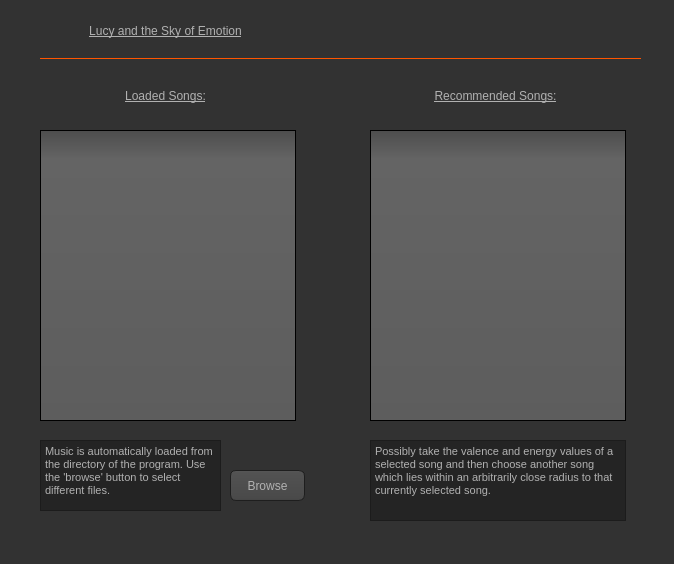
<?xml version="1.0" encoding="UTF-8"?>
<ui version="4.0">
 <class>musicGUI</class>
 <widget class="QDialog" name="musicGUI">
  <property name="enabled">
   <bool>true</bool>
  </property>
  <property name="geometry">
   <rect>
    <x>0</x>
    <y>0</y>
    <width>674</width>
    <height>564</height>
   </rect>
  </property>
  <property name="minimumSize">
   <size>
    <width>674</width>
    <height>564</height>
   </size>
  </property>
  <property name="maximumSize">
   <size>
    <width>674</width>
    <height>564</height>
   </size>
  </property>
  <property name="windowTitle">
   <string>Music GUI</string>
  </property>
  <property name="styleSheet">
   <string notr="true">QToolTip
{
     border: 1px solid black;
     background-color: #ffa02f;
     padding: 1px;
     border-radius: 3px;
     opacity: 100;
}

QWidget
{
    color: #b1b1b1;
    background-color: #323232;
}

QWidget:item:hover
{
    background-color: QLinearGradient( x1: 0, y1: 0, x2: 0, y2: 1, stop: 0 #ffa02f, stop: 1 #ca0619);
    color: #000000;
}

QWidget:item:selected
{
    background-color: QLinearGradient( x1: 0, y1: 0, x2: 0, y2: 1, stop: 0 #ffa02f, stop: 1 #d7801a);
}

QMenuBar::item
{
    background: transparent;
}

QMenuBar::item:selected
{
    background: transparent;
    border: 1px solid #ffaa00;
}

QMenuBar::item:pressed
{
    background: #444;
    border: 1px solid #000;
    background-color: QLinearGradient(
        x1:0, y1:0,
        x2:0, y2:1,
        stop:1 #212121,
        stop:0.4 #343434/*,
        stop:0.2 #343434,
        stop:0.1 #ffaa00*/
    );
    margin-bottom:-1px;
    padding-bottom:1px;
}

QMenu
{
    border: 1px solid #000;
}

QMenu::item
{
    padding: 2px 20px 2px 20px;
}

QMenu::item:selected
{
    color: #000000;
}

QWidget:disabled
{
    color: #404040;
    background-color: #323232;
}

QAbstractItemView
{
    background-color: QLinearGradient( x1: 0, y1: 0, x2: 0, y2: 1, stop: 0 #4d4d4d, stop: 0.1 #646464, stop: 1 #5d5d5d);
}

QWidget:focus
{
    /*border: 2px solid QLinearGradient( x1: 0, y1: 0, x2: 0, y2: 1, stop: 0 #ffa02f, stop: 1 #d7801a);*/
}

QLineEdit
{
    background-color: QLinearGradient( x1: 0, y1: 0, x2: 0, y2: 1, stop: 0 #4d4d4d, stop: 0 #646464, stop: 1 #5d5d5d);
    padding: 1px;
    border-style: solid;
    border: 1px solid #1e1e1e;
    border-radius: 5;
}

QPushButton
{
    color: #b1b1b1;
    background-color: QLinearGradient( x1: 0, y1: 0, x2: 0, y2: 1, stop: 0 #565656, stop: 0.1 #525252, stop: 0.5 #4e4e4e, stop: 0.9 #4a4a4a, stop: 1 #464646);
    border-width: 1px;
    border-color: #1e1e1e;
    border-style: solid;
    border-radius: 6;
    padding: 3px;
    font-size: 12px;
    padding-left: 5px;
    padding-right: 5px;
}

QPushButton:pressed
{
    background-color: QLinearGradient( x1: 0, y1: 0, x2: 0, y2: 1, stop: 0 #2d2d2d, stop: 0.1 #2b2b2b, stop: 0.5 #292929, stop: 0.9 #282828, stop: 1 #252525);
}

QComboBox
{
    selection-background-color: #ffaa00;
    background-color: QLinearGradient( x1: 0, y1: 0, x2: 0, y2: 1, stop: 0 #565656, stop: 0.1 #525252, stop: 0.5 #4e4e4e, stop: 0.9 #4a4a4a, stop: 1 #464646);
    border-style: solid;
    border: 1px solid #1e1e1e;
    border-radius: 5;
}

QComboBox:hover,QPushButton:hover
{
    border: 2px solid QLinearGradient( x1: 0, y1: 0, x2: 0, y2: 1, stop: 0 #ffa02f, stop: 1 #d7801a);
}


QComboBox:on
{
    padding-top: 3px;
    padding-left: 4px;
    background-color: QLinearGradient( x1: 0, y1: 0, x2: 0, y2: 1, stop: 0 #2d2d2d, stop: 0.1 #2b2b2b, stop: 0.5 #292929, stop: 0.9 #282828, stop: 1 #252525);
    selection-background-color: #ffaa00;
}

QComboBox QAbstractItemView
{
    border: 2px solid darkgray;
    selection-background-color: QLinearGradient( x1: 0, y1: 0, x2: 0, y2: 1, stop: 0 #ffa02f, stop: 1 #d7801a);
}

QComboBox::drop-down
{
     subcontrol-origin: padding;
     subcontrol-position: top right;
     width: 15px;

     border-left-width: 0px;
     border-left-color: darkgray;
     border-left-style: solid; /* just a single line */
     border-top-right-radius: 3px; /* same radius as the QComboBox */
     border-bottom-right-radius: 3px;
 }

QComboBox::down-arrow
{
     image: url(:/down_arrow.png);
}

QGroupBox:focus
{
border: 2px solid QLinearGradient( x1: 0, y1: 0, x2: 0, y2: 1, stop: 0 #ffa02f, stop: 1 #d7801a);
}

QTextEdit:focus
{
    border: 2px solid QLinearGradient( x1: 0, y1: 0, x2: 0, y2: 1, stop: 0 #ffa02f, stop: 1 #d7801a);
}

QScrollBar:horizontal {
     border: 1px solid #222222;
     background: QLinearGradient( x1: 0, y1: 0, x2: 0, y2: 1, stop: 0.0 #121212, stop: 0.2 #282828, stop: 1 #484848);
     height: 7px;
     margin: 0px 16px 0 16px;
}

QScrollBar::handle:horizontal
{
      background: QLinearGradient( x1: 0, y1: 0, x2: 1, y2: 0, stop: 0 #ffa02f, stop: 0.5 #d7801a, stop: 1 #ffa02f);
      min-height: 20px;
      border-radius: 2px;
}

QScrollBar::add-line:horizontal {
      border: 1px solid #1b1b19;
      border-radius: 2px;
      background: QLinearGradient( x1: 0, y1: 0, x2: 1, y2: 0, stop: 0 #ffa02f, stop: 1 #d7801a);
      width: 14px;
      subcontrol-position: right;
      subcontrol-origin: margin;
}

QScrollBar::sub-line:horizontal {
      border: 1px solid #1b1b19;
      border-radius: 2px;
      background: QLinearGradient( x1: 0, y1: 0, x2: 1, y2: 0, stop: 0 #ffa02f, stop: 1 #d7801a);
      width: 14px;
     subcontrol-position: left;
     subcontrol-origin: margin;
}

QScrollBar::right-arrow:horizontal, QScrollBar::left-arrow:horizontal
{
      border: 1px solid black;
      width: 1px;
      height: 1px;
      background: white;
}

QScrollBar::add-page:horizontal, QScrollBar::sub-page:horizontal
{
      background: none;
}

QScrollBar:vertical
{
      background: QLinearGradient( x1: 0, y1: 0, x2: 1, y2: 0, stop: 0.0 #121212, stop: 0.2 #282828, stop: 1 #484848);
      width: 7px;
      margin: 16px 0 16px 0;
      border: 1px solid #222222;
}

QScrollBar::handle:vertical
{
      background: QLinearGradient( x1: 0, y1: 0, x2: 0, y2: 1, stop: 0 #ffa02f, stop: 0.5 #d7801a, stop: 1 #ffa02f);
      min-height: 20px;
      border-radius: 2px;
}

QScrollBar::add-line:vertical
{
      border: 1px solid #1b1b19;
      border-radius: 2px;
      background: QLinearGradient( x1: 0, y1: 0, x2: 0, y2: 1, stop: 0 #ffa02f, stop: 1 #d7801a);
      height: 14px;
      subcontrol-position: bottom;
      subcontrol-origin: margin;
}

QScrollBar::sub-line:vertical
{
      border: 1px solid #1b1b19;
      border-radius: 2px;
      background: QLinearGradient( x1: 0, y1: 0, x2: 0, y2: 1, stop: 0 #d7801a, stop: 1 #ffa02f);
      height: 14px;
      subcontrol-position: top;
      subcontrol-origin: margin;
}

QScrollBar::up-arrow:vertical, QScrollBar::down-arrow:vertical
{
      border: 1px solid black;
      width: 1px;
      height: 1px;
      background: white;
}


QScrollBar::add-page:vertical, QScrollBar::sub-page:vertical
{
      background: none;
}

QTextEdit
{
    background-color: #242424;
}

QPlainTextEdit
{
    background-color: #242424;
}

QHeaderView::section
{
    background-color: QLinearGradient(x1:0, y1:0, x2:0, y2:1, stop:0 #616161, stop: 0.5 #505050, stop: 0.6 #434343, stop:1 #656565);
    color: white;
    padding-left: 4px;
    border: 1px solid #6c6c6c;
}

QCheckBox:disabled
{
color: #414141;
}

QDockWidget::title
{
    text-align: center;
    spacing: 3px; /* spacing between items in the tool bar */
    background-color: QLinearGradient(x1:0, y1:0, x2:0, y2:1, stop:0 #323232, stop: 0.5 #242424, stop:1 #323232);
}

QDockWidget::close-button, QDockWidget::float-button
{
    text-align: center;
    spacing: 1px; /* spacing between items in the tool bar */
    background-color: QLinearGradient(x1:0, y1:0, x2:0, y2:1, stop:0 #323232, stop: 0.5 #242424, stop:1 #323232);
}

QDockWidget::close-button:hover, QDockWidget::float-button:hover
{
    background: #242424;
}

QDockWidget::close-button:pressed, QDockWidget::float-button:pressed
{
    padding: 1px -1px -1px 1px;
}

QMainWindow::separator
{
    background-color: QLinearGradient(x1:0, y1:0, x2:0, y2:1, stop:0 #161616, stop: 0.5 #151515, stop: 0.6 #212121, stop:1 #343434);
    color: white;
    padding-left: 4px;
    border: 1px solid #4c4c4c;
    spacing: 3px; /* spacing between items in the tool bar */
}

QMainWindow::separator:hover
{

    background-color: QLinearGradient(x1:0, y1:0, x2:0, y2:1, stop:0 #d7801a, stop:0.5 #b56c17 stop:1 #ffa02f);
    color: white;
    padding-left: 4px;
    border: 1px solid #6c6c6c;
    spacing: 3px; /* spacing between items in the tool bar */
}

QToolBar::handle
{
     spacing: 3px; /* spacing between items in the tool bar */
     background: url(:/images/handle.png);
}

QMenu::separator
{
    height: 2px;
    background-color: QLinearGradient(x1:0, y1:0, x2:0, y2:1, stop:0 #161616, stop: 0.5 #151515, stop: 0.6 #212121, stop:1 #343434);
    color: white;
    padding-left: 4px;
    margin-left: 10px;
    margin-right: 5px;
}

QProgressBar
{
    border: 2px solid grey;
    border-radius: 5px;
    text-align: center;
}

QProgressBar::chunk
{
    background-color: #d7801a;
    width: 2.15px;
    margin: 0.5px;
}

QTabBar::tab {
    color: #b1b1b1;
    border: 1px solid #444;
    border-bottom-style: none;
    background-color: #323232;
    padding-left: 10px;
    padding-right: 10px;
    padding-top: 3px;
    padding-bottom: 2px;
    margin-right: -1px;
}

QTabWidget::pane {
    border: 1px solid #444;
    top: 1px;
}

QTabBar::tab:last
{
    margin-right: 0; /* the last selected tab has nothing to overlap with on the right */
    border-top-right-radius: 3px;
}

QTabBar::tab:first:!selected
{
 margin-left: 0px; /* the last selected tab has nothing to overlap with on the right */


    border-top-left-radius: 3px;
}

QTabBar::tab:!selected
{
    color: #b1b1b1;
    border-bottom-style: solid;
    margin-top: 3px;
    background-color: QLinearGradient(x1:0, y1:0, x2:0, y2:1, stop:1 #212121, stop:.4 #343434);
}

QTabBar::tab:selected
{
    border-top-left-radius: 3px;
    border-top-right-radius: 3px;
    margin-bottom: 0px;
}

QTabBar::tab:!selected:hover
{
    /*border-top: 2px solid #ffaa00;
    padding-bottom: 3px;*/
    border-top-left-radius: 3px;
    border-top-right-radius: 3px;
    background-color: QLinearGradient(x1:0, y1:0, x2:0, y2:1, stop:1 #212121, stop:0.4 #343434, stop:0.2 #343434, stop:0.1 #ffaa00);
}

QRadioButton::indicator:checked, QRadioButton::indicator:unchecked{
    color: #b1b1b1;
    background-color: #323232;
    border: 1px solid #b1b1b1;
    border-radius: 6px;
}

QRadioButton::indicator:checked
{
    background-color: qradialgradient(
        cx: 0.5, cy: 0.5,
        fx: 0.5, fy: 0.5,
        radius: 1.0,
        stop: 0.25 #ffaa00,
        stop: 0.3 #323232
    );
}

QCheckBox::indicator{
    color: #b1b1b1;
    background-color: #323232;
    border: 1px solid #b1b1b1;
    width: 9px;
    height: 9px;
}

QRadioButton::indicator
{
    border-radius: 6px;
}

QRadioButton::indicator:hover, QCheckBox::indicator:hover
{
    border: 1px solid #ffaa00;
}

QCheckBox::indicator:checked
{
    image:url(:/images/checkbox.png);
}

QCheckBox::indicator:disabled, QRadioButton::indicator:disabled
{
    border: 1px solid #444;
}</string>
  </property>
  <widget class="QPushButton" name="buttonLoad">
   <property name="geometry">
    <rect>
     <x>230</x>
     <y>470</y>
     <width>75</width>
     <height>31</height>
    </rect>
   </property>
   <property name="text">
    <string>Browse</string>
   </property>
  </widget>
  <widget class="QLabel" name="title">
   <property name="geometry">
    <rect>
     <x>20</x>
     <y>20</y>
     <width>291</width>
     <height>21</height>
    </rect>
   </property>
   <property name="styleSheet">
    <string notr="true">font: 14pt &quot;MS Shell Dlg 2&quot;;
text-decoration: underline;</string>
   </property>
   <property name="text">
    <string>Lucy and the Sky of Emotion</string>
   </property>
   <property name="scaledContents">
    <bool>true</bool>
   </property>
   <property name="alignment">
    <set>Qt::AlignCenter</set>
   </property>
   <property name="wordWrap">
    <bool>false</bool>
   </property>
  </widget>
  <widget class="QListWidget" name="listWidget">
   <property name="geometry">
    <rect>
     <x>40</x>
     <y>130</y>
     <width>256</width>
     <height>291</height>
    </rect>
   </property>
  </widget>
  <widget class="QLabel" name="label_2">
   <property name="geometry">
    <rect>
     <x>370</x>
     <y>80</y>
     <width>251</width>
     <height>31</height>
    </rect>
   </property>
   <property name="styleSheet">
    <string notr="true">font: 10pt &quot;MS Shell Dlg 2&quot;;
text-decoration: underline;</string>
   </property>
   <property name="text">
    <string>Recommended Songs:</string>
   </property>
   <property name="alignment">
    <set>Qt::AlignCenter</set>
   </property>
  </widget>
  <widget class="QListWidget" name="listWidgetRec">
   <property name="geometry">
    <rect>
     <x>370</x>
     <y>130</y>
     <width>256</width>
     <height>291</height>
    </rect>
   </property>
  </widget>
  <widget class="QTextBrowser" name="textBrowser">
   <property name="geometry">
    <rect>
     <x>370</x>
     <y>440</y>
     <width>256</width>
     <height>81</height>
    </rect>
   </property>
   <property name="html">
    <string>&lt;!DOCTYPE HTML PUBLIC &quot;-//W3C//DTD HTML 4.0//EN&quot; &quot;http://www.w3.org/TR/REC-html40/strict.dtd&quot;&gt;
&lt;html&gt;&lt;head&gt;&lt;meta name=&quot;qrichtext&quot; content=&quot;1&quot; /&gt;&lt;style type=&quot;text/css&quot;&gt;
p, li { white-space: pre-wrap; }
&lt;/style&gt;&lt;/head&gt;&lt;body style=&quot; font-family:'MS Shell Dlg 2'; font-size:8.25pt; font-weight:400; font-style:normal;&quot;&gt;
&lt;p style=&quot; margin-top:0px; margin-bottom:0px; margin-left:0px; margin-right:0px; -qt-block-indent:0; text-indent:0px;&quot;&gt;Possibly take the valence and energy values of a selected song and then choose another song which lies within an &lt;span style=&quot; font-size:8pt;&quot;&gt;arbitrarily &lt;/span&gt;close radius to that currently selected song.&lt;/p&gt;&lt;/body&gt;&lt;/html&gt;</string>
   </property>
  </widget>
  <widget class="QTextBrowser" name="textBrowser_2">
   <property name="geometry">
    <rect>
     <x>40</x>
     <y>440</y>
     <width>181</width>
     <height>71</height>
    </rect>
   </property>
   <property name="html">
    <string>&lt;!DOCTYPE HTML PUBLIC &quot;-//W3C//DTD HTML 4.0//EN&quot; &quot;http://www.w3.org/TR/REC-html40/strict.dtd&quot;&gt;
&lt;html&gt;&lt;head&gt;&lt;meta name=&quot;qrichtext&quot; content=&quot;1&quot; /&gt;&lt;style type=&quot;text/css&quot;&gt;
p, li { white-space: pre-wrap; }
&lt;/style&gt;&lt;/head&gt;&lt;body style=&quot; font-family:'MS Shell Dlg 2'; font-size:8.25pt; font-weight:400; font-style:normal;&quot;&gt;
&lt;p style=&quot; margin-top:0px; margin-bottom:0px; margin-left:0px; margin-right:0px; -qt-block-indent:0; text-indent:0px;&quot;&gt;Music is automatically loaded from the directory of the program. Use the 'browse' button to select different files.&lt;/p&gt;&lt;/body&gt;&lt;/html&gt;</string>
   </property>
  </widget>
  <widget class="QLabel" name="label_3">
   <property name="geometry">
    <rect>
     <x>40</x>
     <y>80</y>
     <width>251</width>
     <height>31</height>
    </rect>
   </property>
   <property name="styleSheet">
    <string notr="true">font: 10pt &quot;MS Shell Dlg 2&quot;;
text-decoration: underline;</string>
   </property>
   <property name="text">
    <string>Loaded Songs:</string>
   </property>
   <property name="alignment">
    <set>Qt::AlignCenter</set>
   </property>
  </widget>
  <widget class="Line" name="line">
   <property name="geometry">
    <rect>
     <x>40</x>
     <y>50</y>
     <width>601</width>
     <height>16</height>
    </rect>
   </property>
   <property name="styleSheet">
    <string notr="true">color: rgb(255, 85, 0);</string>
   </property>
   <property name="frameShadow">
    <enum>QFrame::Plain</enum>
   </property>
   <property name="lineWidth">
    <number>1</number>
   </property>
   <property name="orientation">
    <enum>Qt::Horizontal</enum>
   </property>
  </widget>
 </widget>
 <resources/>
 <connections/>
</ui>
